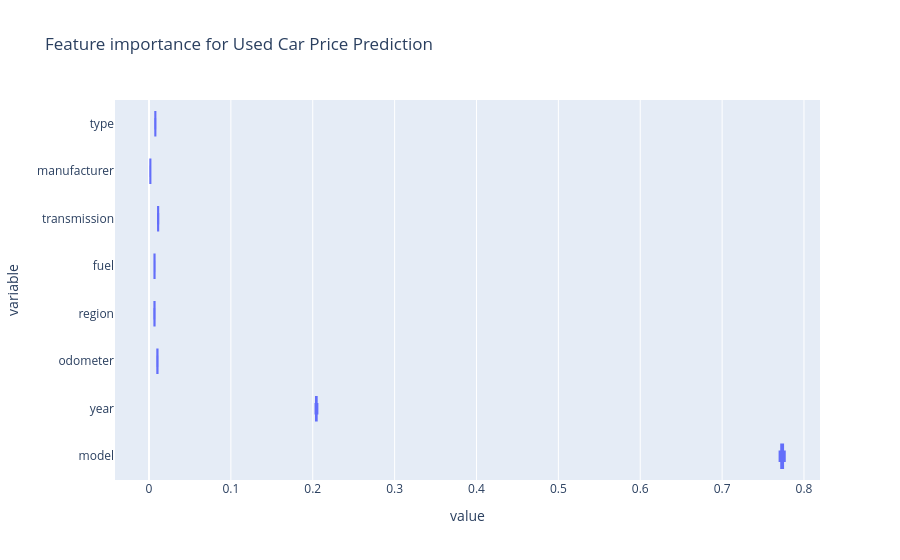

Notebook code for this chart:
### Code cell
from sklearn.inspection import permutation_importance
import plotly.express as px

perm_importance = permutation_importance(best_ridge, X, y, n_repeats = 10)

df = pd.DataFrame(perm_importance['importances'])

df = df.T
df.columns = X.columns.tolist()

px.box(data_frame=df, orientation='h', title = 'Feature importance for Used Car Price Prediction')

### Figure 1 — Plotly figure (JSON) as saved in the notebook; plotly's stock layout.template omitted (floating-point values rounded to 4 significant figures)
{"data": [{"alignmentgroup": "True", "hovertemplate": "value=%{x}<br>variable=%{y}<extra></extra>", "legendgroup": "", "marker": {"color": "#636efa"}, "name": "", "notched": false, "offsetgroup": "", "orientation": "h", "showlegend": false, "type": "box", "x": [0.7727, 0.7765, 0.7702, 0.7755, 0.7722, 0.7727, 0.7734, 0.7712, 0.7733, 0.7745, 0.2034, 0.2045, 0.2048, 0.2049, 0.2036, 0.2043, 0.2046, 0.204, 0.2046, 0.2057, 0.01006, 0.01015, 0.01053, 0.01051, 0.01044, 0.01031, 0.0104, 0.01011, 0.01024, 0.01029, 0.006673, 0.006553, 0.006762, 0.006699, 0.006793, 0.006918, 0.006602, 0.006425, 0.006888, 0.006849, 0.006648, 0.006746, 0.006856, 0.006653, 0.006747, 0.00664, 0.00692, 0.006651, 0.006911, 0.006717, 0.0114, 0.01104, 0.01113, 0.01107, 0.01121, 0.01101, 0.01114, 0.0111, 0.01134, 0.01124, 0.001537, 0.001613, 0.001728, 0.001643, 0.001698, 0.001652, 0.001738, 0.001616, 0.001618, 0.001722, 0.00782, 0.007733, 0.007782, 0.007919, 0.007596, 0.007689, 0.007538, 0.007689, 0.007861, 0.007685], "x0": " ", "xaxis": "x", "y": ["model", "model", "model", "model", "model", "model", "model", "model", "model", "model", "year", "year", "year", "year", "year", "year", "year", "year", "year", "year", "odometer", "odometer", "odometer", "odometer", "odometer", "odometer", "odometer", "odometer", "odometer", "odometer", "region", "region", "region", "region", "region", "region", "region", "region", "region", "region", "fuel", "fuel", "fuel", "fuel", "fuel", "fuel", "fuel", "fuel", "fuel", "fuel", "transmission", "transmission", "transmission", "transmission", "transmission", "transmission", "transmission", "transmission", "transmission", "transmission", "manufacturer", "manufacturer", "manufacturer", "manufacturer", "manufacturer", "manufacturer", "manufacturer", "manufacturer", "manufacturer", "manufacturer", "type", "type", "type", "type", "type", "type", "type", "type", "type", "type"], "y0": " ", "yaxis": "y"}], "layout": {"boxmode": "group", "legend": {"tracegroupgap": 0}, "title": {"text": "Feature importance for Used Car Price Prediction"}, "xaxis": {"anchor": "y", "domain": [0, 1], "title": {"text": "value"}}, "yaxis": {"anchor": "x", "domain": [0, 1], "title": {"text": "variable"}}}}
